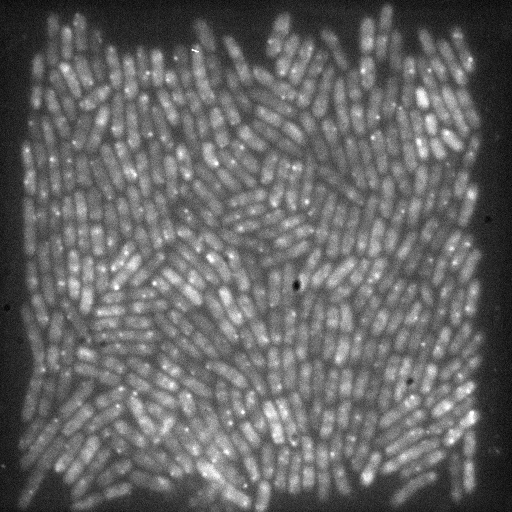
%> input picture test.tiff, 512 x 512 px
$ octave --eval "result = SMT_ATrous(imread('test.tiff'));"   (GNU Octave 9; MATLAB toolbox functions it lacks are replaced by stand-ins)
%> lines starting %> are read from the running program, lines starting %| are printed output that depends on the picture
function WP=SMT_ATrous(I, varargin)
%% WP=SMT_ATrous(I, varargin)
%
% Applies the A Trous wavelet transform and gives the 'levels' first wavelets
% from the image I. This wavelet acts by applying a smoothing filter (often gaussian)
% on the image and the 1st wavelet plane is the difference the original image
% and the first smoothed image. Then the smoothed image is filtered by an even
% coarser smoothing filter etc.
% For more reading consult:
% J.-L. Starck, F. Murtagh, A. Bijaoui, "Multiresolution Support Applied to
% Image Filtering and Restoration", Graph. Models Image Process, 57:5 (1995)
% J.-C. Olivo-M-Marin, "Extraction of spots in biological images using
% multiscale products", Pattern Recognition, 35 (2002).
%
% Input:
% I               : The image that should be operated on.
%
% Output:
% An [m,n,levels+1], where [m, n]=size(I). The levels+1 image plane
% is the last smoothed image.
%
% options:
% 'Levels'        : followed by the number of wavelet planes to calculate.
%                   Default value is 3.
% 'Display'       : if given, the wavelets are displayed in individual plots.
%

%% copyright notice
%%%%%%%%%%%%%%%%%%%%%%%%%%%%%%%%%%%%%%%%%%%%%%%%%%%%%%%%%%%%%%%%%%%%%%%%%%%
% SMT_ATrous.m, Performs the A Trous wavelet transform
% =========================================================================
%
% Copyright (C) 2012 Fredrik Persson
%
% E-mail: freddie.persson@gmail.com
%%%%%%%%%%%%%%%%%%%%%%%%%%%%%%%%%%%%%%%%%%%%%%%%%%%%%%%%%%%%%%%%%%%%%%%%%%%
% This program is free software: you can redistribute it and/or modify it
% under the terms of the GNU General Public License as published by the
% Free Software Foundation, either version 3 of the License, or any later
% version.
% This program is distributed in the hope that it will be useful, but
% WITHOUT ANY WARRANTY; without even the implied warranty of
% MERCHANTABILITY or FITNESS FOR A PARTICULAR PURPOSE. See the GNU General
% Public License for more details.
%
% You should have received a copy of the GNU General Public License along
% with this program. If not, see <http://www.gnu.org/licenses/>.


%% read options
levels = 3;
do_display = false;

if(nargin>1)        % parse options
    kmax = nargin;   % stopping criterion
    if iscell(varargin{1})
        varargin = varargin{1};     % fulhack
        kmax = length(varargin)+1;
    end
    % argument counter
    k = 1;
    while(k<kmax)
        option=varargin{k};
        if(strcmpi(option,'Display'))
            do_display = true;
            k=k+1;
        elseif(strcmpi(option,''))     % fulhack

            k=k+1;
        elseif(strcmpi(option,'Levels'))
            if(~isempty(varargin{k+1}))
                levels=varargin{k+1};
                if(~isnumeric(levels) || levels<=2 || levels~=round(levels))
                    error('SMT_ATrous: Levels option must be followed by a positive integer larger than 2.')
                end
            end
            k=k+2;
        else
            error(['SMT_ATrous: option ' option ' not recognized.'])
        end
    end
end

%% define variables

[m, n] = size(I);
%> m = 512; n = 512


originalImg = I;
%> originalImg is the input picture: size 512x512 uint16; min 2785, max 15973, mean 8044.1
lastImg = I;
img = I;
WP = zeros(m, n, levels + 1);
baseKernel = (1/16)*[1 4 6 4 1];
kernel = [];


%% Make the wavelet planes

if do_display
    figure('Name', ['Wavelet planes']);
end

for ind=1:levels
    if ind>1
        kernel = zeros(1,2*length(kernel)-1);
        kernel(1:2^(ind-1):end) = baseKernel;
    else
        kernel = baseKernel;
    end

    % Pad the matrix before to avoid zero-padding
    pad = (length(kernel)-1)/2;
    lastImgPad = padarray(lastImg, [pad, pad], 'replicate');

    img = conv2(kernel, kernel, lastImgPad, 'valid');

    waveletPlane = double(lastImg)-double(img);

    if do_display
        subplot(1, levels, ind);
        imagesc(waveletPlane);
    end

    WP(:, :, ind) = waveletPlane;
    lastImg = img;
end
%> this loop made 3 passes
%> pass 1, in SMT_ATrous, `lastImgPad = padarray(lastImg, [pad, pad], 'replicate');`:
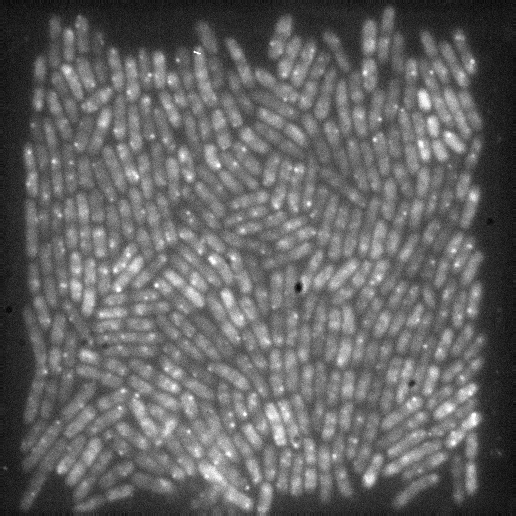
%> lastImgPad: size 516x516 uint16; min 2785, max 15973, mean 7987.6; drawn with min black and max white
%> pass 1, in SMT_ATrous, `waveletPlane = double(lastImg)-double(img);`:
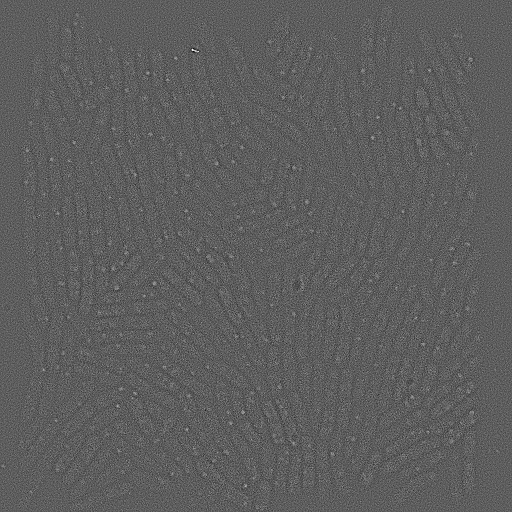
%> waveletPlane: size 512x512 double; min -2798.3, max 4772.2, mean 0; drawn with min black and max white
%> pass 2, in SMT_ATrous, `lastImgPad = padarray(lastImg, [pad, pad], 'replicate');`:
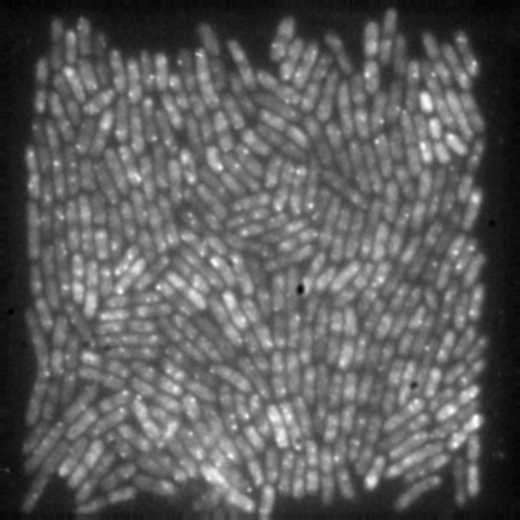
%> lastImgPad: size 520x520 double; min 3479.4, max 15657, mean 7933.1; drawn with min black and max white
%> after the loop:
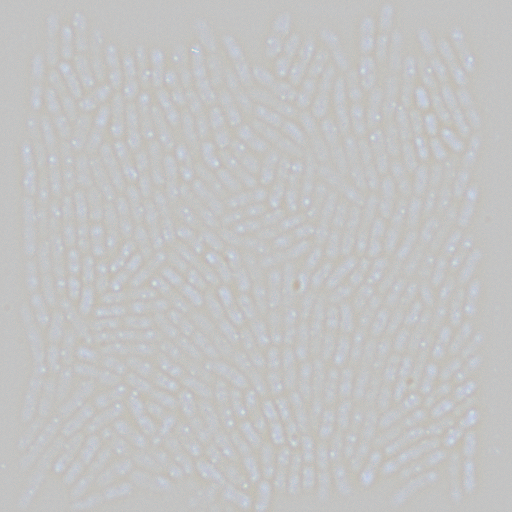
%> WP: size 512x512x4 double; mean R, G, B, A 0, 0.2, 1, 0; transparent parts drawn white
%> after the loop, kernel = 17 values, max 0.375 at index 9, min 0 at index 2, mean 0.0588
WP(:, :, end) = img;
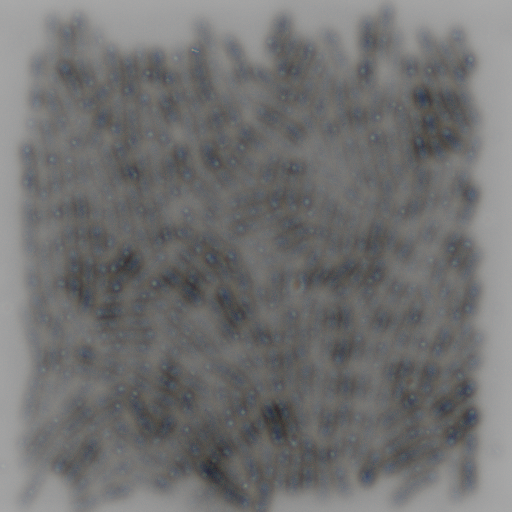
%> WP: size 512x512x4 double; mean R, G, B, A 0, 0.2, 1, 8042.9; transparent parts drawn white
end
